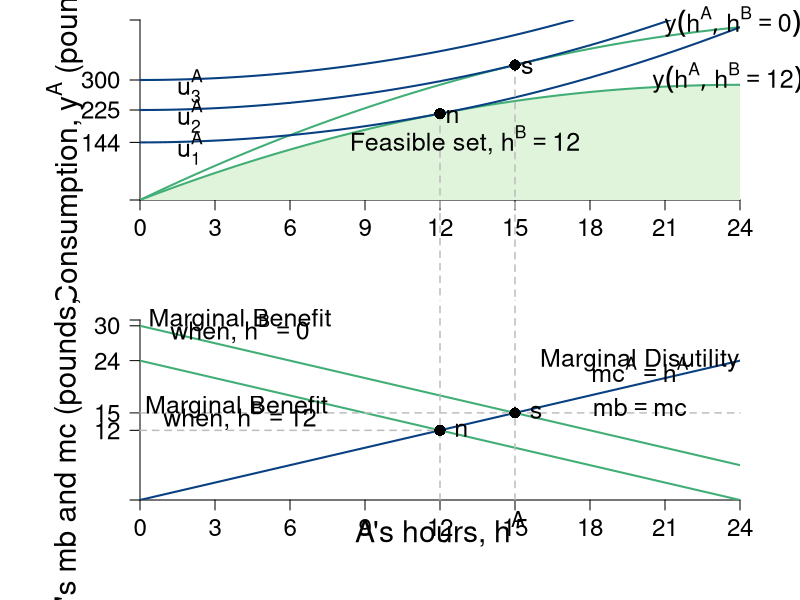

Here is the R script that generated this plot:
require(shape)
pdf(file = "coordination_failures/mb_mc_hours.pdf", width = 9, height = 12)

#Set parameters for graphics
pointsize <- 1.8
axislabelsize <- 1.8
labelsize <- 1.5
namesize <- 1.8
annotatesize <- 1.5
graphlinewidth <- 2
segmentlinewidth <- 1.5

COL <- c("#7fc97f", "#beaed4", "#fdc086", "#ffff99", "#386cb0", "#f0027f", "#bf5b17", "#666666")
COLA <- c("#e0f3db", "#99d8c9","#66c2a4","#41ae76", "#238b45", "#005824")
COLB <- c("#4eb3d3", "#2b8cbe", "#0868ac","#084081")


#Need to create a stacked graph and 
#use the option mfrow = c(2,1) for that
par(mar =  c(5, 7, 1, 3), mfrow = c(2,1))

indiffA <- function(ea, uA = 46.08) {
  uA + (1/2)*(ea)^2
}

output <- function(ea, eb = 12, alpha = 30, beta = 1/2){
  (alpha - beta*(ea + eb))*ea
}

uA <- function(ea, ya = output) {
  ya - 0.5*(ea)^2
}

mrsA <- function(ea){
  ea
}

slopeline <- function(ea, yint = 0.5, slope = 2){
  yint + slope*ea
}


xlims <- c(0, 24)
ylims <- c(0, 450)

npts <- 501 
x <- seq(xlims[1], xlims[2], length.out = npts)
y <- seq(ylims[1], ylims[2], length.out = npts) 
a <- c(uA(ea = 12, output(ea = 12, eb = 12)), uA(ea = 15, output(ea = 15, eb = 0)), 300)

plot(0, 0, xlim = xlims, ylim = ylims, type = "n",
     xlab = expression(paste("")),
     ylab = expression(paste("")), 
     xaxt = "n", 
     yaxt = "n", 
     cex.lab = axislabelsize, 
     bty = "n",
     xaxs = "i", 
     yaxs = "i")

ticksx <- seq(from = 0, to = xlims[2], by = 3)
xlabels <- seq(from = 0, to = xlims[2], by = 3)
ticksy <- c(0, 144, 225, 300, ylims[2])
ylabels <- c(NA, expression(paste(144)), expression(paste(225)), expression(paste(300)), NA)

axis(1, at = ticksx, pos = 0, labels = xlabels, cex.axis = labelsize - 0.05)
axis(2, at = ticksy, pos = 0, labels = ylabels, las = 1, cex.axis = labelsize - 0.05)

npts <- 500 
xx1 <- seq(xlims[1], xlims[2], length.out = npts)
xx2 <- seq(xlims[1], 24, length.out = npts)
xx3 <- seq(xlims[1], 21, length.out = npts)

#Feasible set
xpolyF <- seq(from = 0, to = 24, length.out = 501)
ypolyF <- output(xpolyF, eb = 12)
polygon(c(0, xpolyF, 24, xlims[1]), 
        c(output(0, eb = 0), output(xpolyF, eb = 12), 0, 0),
        border = FALSE, col = COLA[1])


lines(xx1, output(xx1, eb = 0), col = COLA[4], lwd = graphlinewidth)
lines(xx2, output(xx2, eb = 12), col = COLA[4], lwd = graphlinewidth)

contour(x, y,
        outer(x, y, uA),
        drawlabels = FALSE,
        col = COLB[4],
        lwd = graphlinewidth,
        levels = a,
        xaxs = "i",
        yaxs = "i",
        add = TRUE)

segments(12, output(ea = 12), 12, -300, lty = 2, col = "gray", lwd = segmentlinewidth, xpd = 350)
segments(15, output(ea = 15, eb = 0), 15, -300, lty = 2, col = "gray", lwd = segmentlinewidth, xpd = 350)

text(13, 150, expression(paste("Feasible set, ", h^B == 12)), xpd = TRUE, cex = labelsize)

#Axis labels

text(-3, 0.5*ylims[2], expression(paste("Consumption, ", y^A," (pounds, lb)")), xpd = TRUE, cex = axislabelsize, srt = 90)

#Label the iso-welfare functions for the HG, Aisha
text(2, 130, expression(u[1]^A), cex = annotatesize)
text(2, 210, expression(u[2]^A), cex = annotatesize)
text(2, 285, expression(u[3]^A), cex = annotatesize)

points(12, output(ea = 12), pch = 16, col = "black", cex = 1.5)
text(12 + 0.5, output(ea = 12) - 6, expression(paste(n)), cex = annotatesize)

points(15, output(ea = 15, eb = 0), pch = 16, col = "black", cex = 1.5)
text(15 + 0.5, output(ea = 15, eb = 0) - 6, expression(paste(s)), cex = annotatesize)


text(23.7, 445, expression(paste(y(h^A, h^B == 0))), cex = annotatesize, xpd = TRUE)
text(23.5, 305, expression(paste(y(h^A, h^B == 12))), cex = annotatesize, xpd = TRUE)



MBenefit <- function(ea, eb = 12, alpha = 30, beta = 1/2) {
  (alpha - beta*eb - 2*beta*ea)
}

MCost <- function(ea, slope = 1, intercept = 0){
  slope*ea
}


xlims <- c(0, 24)
ylims <- c(0, 31)

npts <- 501 
x <- seq(xlims[1], xlims[2], length.out = npts)
y <- seq(ylims[1], ylims[2], length.out = npts) 
a <- c(12, 46.08, 90)



plot(0, 0, xlim = xlims, ylim = ylims, type = "n",
     xlab = expression(paste("")),
     ylab = expression(paste("")), 
     xaxt = "n", 
     yaxt = "n", 
     cex.lab = axislabelsize, 
     bty = "n",
     xaxs="i", 
     yaxs="i")


ticksy <- c(0, MBenefit(12), MBenefit(15, eb = 0), MBenefit(ea = 0), 30, ylims[2])
ylabels <- c(NA, expression(paste(12)), expression(paste(15)), expression(paste(24)), expression(paste(30)), NA)

ticksx <- seq(xlims[1], xlims[2], 3)
xlabels <- seq(xlims[1], xlims[2], 3)

axis(1, at = ticksx, pos = 0, labels = xlabels ,las = 1, cex.axis = labelsize - 0.05)
axis(2, at = ticksy, pos = 0, labels = ylabels, las = 1, cex.axis = labelsize - 0.05)

text(0.5*xlims[2], -5, expression(paste("A's hours, ", h^A)), xpd = TRUE, cex = axislabelsize)
text(-3, 0.5*ylims[2], expression(paste("A's mb and mc (pounds, lb), ", u[h^A]^A)), xpd = TRUE, cex = axislabelsize, srt = 90) 

npts <- 500 
xx1 <- seq(xlims[1], xlims[2], length.out = npts)
xx2 <- seq(4, 8, length.out = npts)
xx3 <- seq(xlims[1], 24, length.out = npts)

lines(xx3, MBenefit(xx3, eb = 12), col = COLA[4], lwd = graphlinewidth)
lines(xx3, MBenefit(xx3, eb = 0), col = COLA[4], lwd = graphlinewidth)
lines(xx1, MCost(xx1), col = COLB[4], lwd = graphlinewidth)

#For NE hours = 12

segments(12, 0, 12, 300, lty = 2, col = "gray", lwd = segmentlinewidth, xpd = 350)
segments(15, 0, 15, 300, lty = 2, col = "gray", lwd = segmentlinewidth, xpd = 350)
segments(0, 12, 12, 12, lty = 2, col = "gray", lwd = segmentlinewidth, xpd = 350)
segments(0, 15, 24, 15, lty = 2, col = "gray", lwd = segmentlinewidth, xpd = 350)
text(20, 16, expression(mb == mc), cex = annotatesize)


text(4, 31, expression(paste("Marginal Benefit")), cex = labelsize, xpd = TRUE)
text(4, 29.5, expression(paste("when, ", h^B == 0 )), cex = labelsize, xpd = TRUE)

text(4, 16, expression(paste("Marginal Benefit ")), cex = labelsize)
text(4, 14.5, expression(paste("when, ", h^B == 12 )), cex = labelsize)


text(20, 24, expression(paste("Marginal Disutility")), cex = labelsize)
text(20, 22.5, expression(paste(mc^A == h^A)), cex = labelsize)




points(12, 12, pch = 16, col = "black", cex = 1.5)
text(12 + 0.85, 12.1, expression(paste(n)), cex = labelsize)

points(15, 15, pch = 16, col = "black", cex = 1.5)
text(15 + 0.85, 15.1, expression(paste(s)), cex = labelsize)

#Label the iso-welfare functions for the HG, Aisha
text(9.7, 60, expression(u[1]^A),  cex= labelsize - 0.05)
text(7.6, 60, expression(u[2]^A), cex= labelsize - 0.05)
text(4.8, 60, expression(u[3]^A), cex= labelsize - 0.05)


dev.off()
